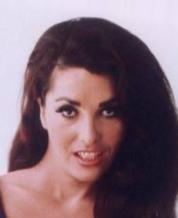
#> input picture data/images/000011.jpg, 178 x 218 px; its folder holds only this picture in this run
$ python to_npy.py
#> lines starting #> are read from the running program, lines starting #| are printed output that depends on the picture
import glob
import os
import cv2
import numpy as np

ratio = 0.1
image_size = 128

x = []
paths = glob.glob('./images/*')
for path in paths:
    img = cv2.imread(path)
#> img is the input picture: shape (218, 178, 3); mean B, G, R 115.7, 104.8, 129.4
    img = cv2.resize(img, (image_size, image_size))
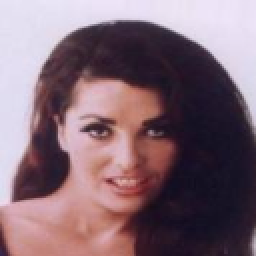
#> img: shape (128, 128, 3) (shown 2 times larger); mean B, G, R 115.6, 104.7, 129.3
    img = cv2.cvtColor(img, cv2.COLOR_BGR2RGB)
    x.append(img)

x = np.array(x, dtype=np.uint8)
np.random.shuffle(x)

p = int(ratio * len(x))
#> p = 0
x_train = x[:p]
#> x_train = empty array
x_test = x[p:]

if not os.path.exists('./npy'):
    os.mkdir('./npy')
np.save('./npy/x_train.npy', x_train)
np.save('./npy/x_test.npy', x_test)

$ run again, on data/images/000034.jpg
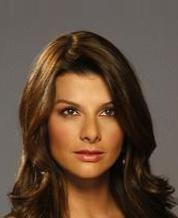
#> input picture data/images/000034.jpg, 178 x 218 px
#> img is the input picture: shape (218, 178, 3); mean B, G, R 59.5, 76.4, 98.6
#> `img = cv2.resize(img, (image_size, image_size))`:
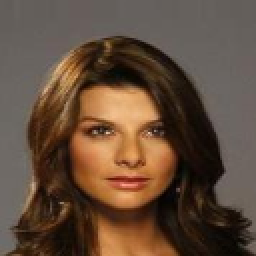
#> img: shape (128, 128, 3) (shown 2 times larger); mean B, G, R 59.4, 76.3, 98.5
#> p = 0
#> x_train = empty array

$ run again, on data/images/000035.jpg
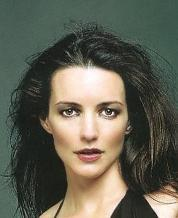
#> input picture data/images/000035.jpg, 178 x 218 px
#> img is the input picture: shape (218, 178, 3); mean B, G, R 83.1, 97, 97.9
#> `img = cv2.resize(img, (image_size, image_size))`:
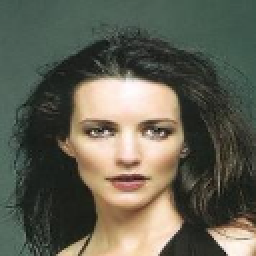
#> img: shape (128, 128, 3) (shown 2 times larger); mean B, G, R 82.9, 96.9, 97.8
#> p = 0
#> x_train = empty array

$ run again, on data/images/000038.jpg
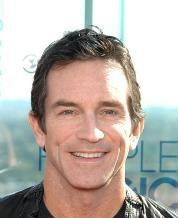
#> input picture data/images/000038.jpg, 178 x 218 px
#> img is the input picture: shape (218, 178, 3); mean B, G, R 169, 176.3, 185.1
#> `img = cv2.resize(img, (image_size, image_size))`:
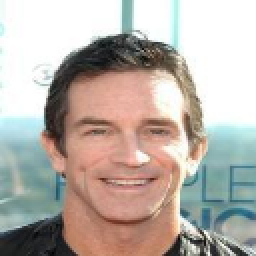
#> img: shape (128, 128, 3) (shown 2 times larger); mean B, G, R 168.8, 176.1, 184.9
#> p = 0
#> x_train = empty array

$ run again, on data/images/000012.jpg
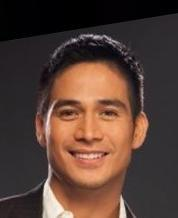
#> input picture data/images/000012.jpg, 178 x 218 px
#> img is the input picture: shape (218, 178, 3); mean B, G, R 53.8, 62.8, 85.8
#> `img = cv2.resize(img, (image_size, image_size))`:
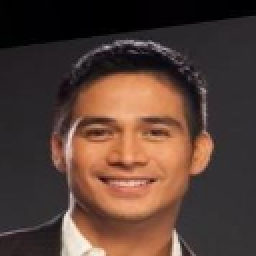
#> img: shape (128, 128, 3) (shown 2 times larger); mean B, G, R 53.7, 62.7, 85.7
#> p = 0
#> x_train = empty array
